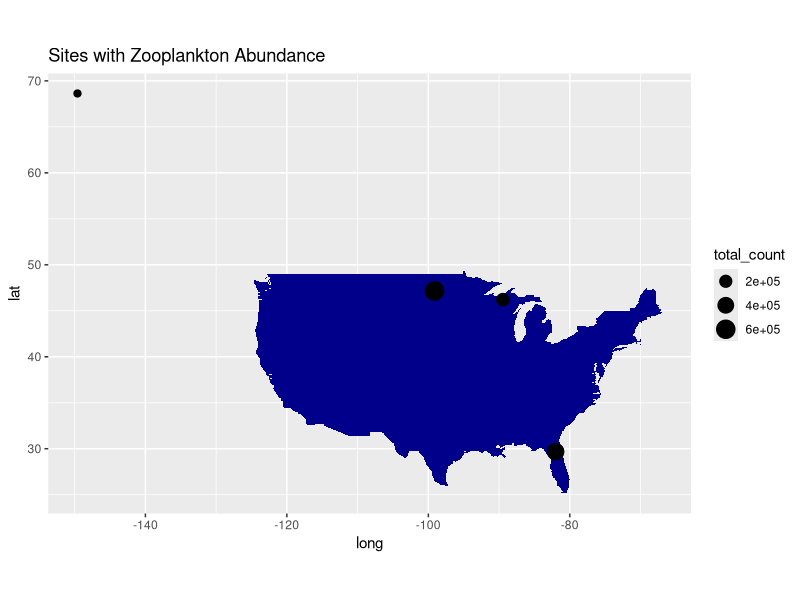
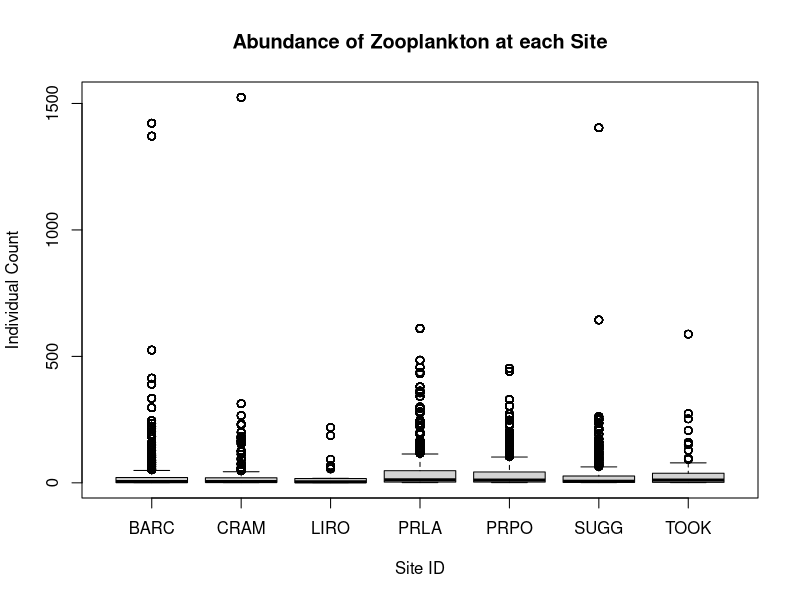
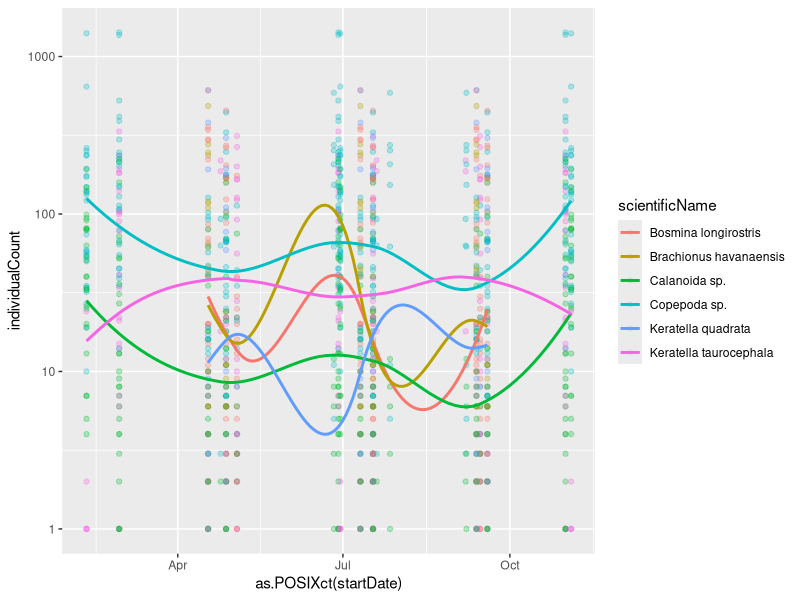
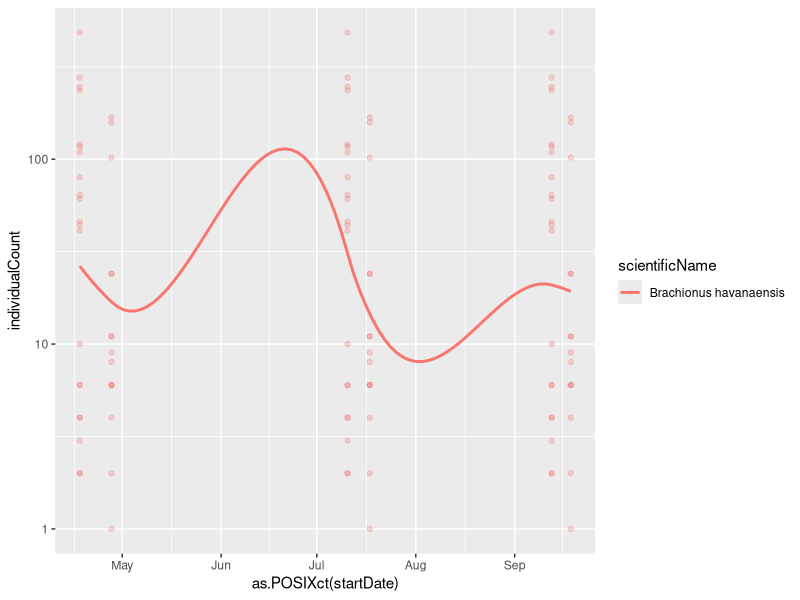
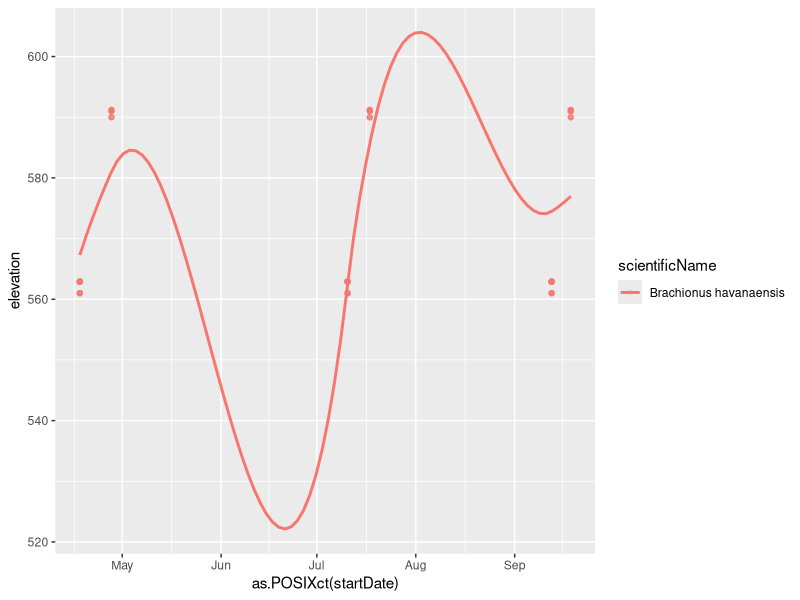

Here is the R script that generated these plots, in order: (Note: this script raises an error after producing the figures.)
## ---- chunk 1
knitr::opts_chunk$set(echo = TRUE)
## ---- chunk 2
# If you add any additional packages here, make sure they are
# also listed in the DESCRIPTION file
library("dplyr")
library("tidyr")
library("ggplot2")
library("readr")
library("lubridate")
## ---- chunk 3
# this is the information on location of zooplankton caught
zoo_data <- read_csv("filesToStack20219/stackedFiles/zoo_fieldData.csv")

# this is the info about the taxonomic identity of zooplankton found
zoo_tax <- read_csv("filesToStack20219/stackedFiles/zoo_taxonomyProcessed.csv")
## ---- chunk 4
# this is the combined data from two sets
zoo_all <- zoo_data %>%
  left_join(zoo_tax, by = "siteID")
## ---- chunk 5
usa_map <- map_data("usa")

points_with_lat_long <- zoo_all %>%
  filter(!is.na(decimalLatitude)) %>%
  filter(individualCount > 0) %>%
  group_by(siteID) %>%
  summarize(total_count = sum(individualCount),
            mean_lat = mean(decimalLatitude),
            mean_long = mean(decimalLongitude))

ggplot() +
  geom_polygon(data = usa_map,
               aes(x = long,
                   y = lat,
                   group = group),
               fill = "dark blue") +
  coord_fixed(1.3) +
  geom_point(data = points_with_lat_long,
           aes(x = mean_long,
               y = mean_lat,
               size = total_count)) +
  ggtitle("Sites with Zooplankton Abundance")
## ---- chunk 6
boxplot(individualCount ~ siteID, data = zoo_all,
        main = "Abundance of Zooplankton at each Site",
        xlab = "Site ID", ylab = "Individual Count")
## ---- chunk 7
most_abundant_spp <- zoo_all %>%
  group_by(scientificName) %>%
  summarize(sum_indiv = sum(individualCount, na.rm = TRUE)) %>%
  arrange(desc(sum_indiv)) %>%
  head() %>%
  pull(scientificName)
## ---- chunk 8
zoo_all %>%
  filter(scientificName %in% most_abundant_spp) %>%
  filter(year(startDate) == 2017) %>%
  ggplot(aes(x = as.POSIXct(startDate),
             y = individualCount,
             color = scientificName)) +
    geom_point(alpha = 0.1) +
    geom_smooth(method = "loess",
                se = FALSE) +
    scale_y_log10()
## ---- chunk 9
zoo_all %>%
  filter(scientificName %in% most_abundant_spp) %>%
  filter(year(startDate) == 2017) %>%
  filter(scientificName == "Brachionus havanaensis") %>%
  ggplot(aes(x = as.POSIXct(startDate),
             y = individualCount,
             color = scientificName)) +
    geom_point(alpha = 0.1) +
    geom_smooth(method = "loess",
                se = FALSE) +
    scale_y_log10()
## ---- chunk 10
zoo_all %>%
  filter(scientificName %in% most_abundant_spp) %>%
  filter(year(startDate) == 2017) %>%
  filter(scientificName == "Brachionus havanaensis") %>%
  ggplot(aes(x = as.POSIXct(startDate),
             y = elevation,
             color = scientificName)) +
    geom_point(alpha = 0.1) +
    geom_smooth(method = "loess",
                se = FALSE)
## ---- chunk 11
zoo_all %>%
  filter(scientificName %in% most_abundant_spp) %>%
  filter(year(startDate) == 2017) %>%
  filter(scientificName == "Brachionus havanaensis") %>%
  group_by(siteID, elevation)
  summarize(mean_count = mean(individualCount, na.rm = TRUE)) %>%
  lm(mean_count ~ elevation, data = .) %>%
  summary()
## ---- chunk 12
ggplot(zoo_all, aes(x = scientificName,
                    y = zooMeanLength)) +
  geom_boxplot() +
  theme(axis.text.x = element_text(angle=90, hjust=1)) 
